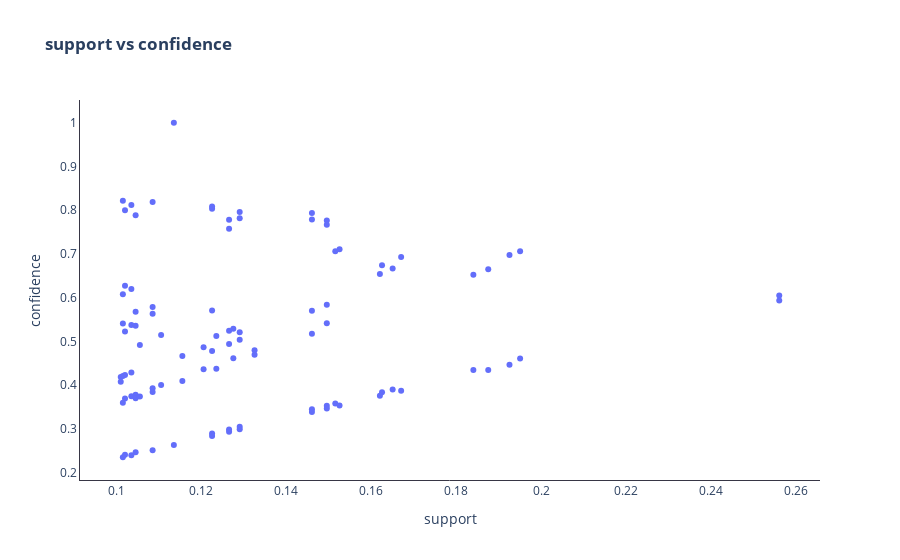

The notebook cell saved with this chart:
### Code cell
# Visualizing the obtained rules
scatter_plot(rules_df,'support','confidence')
